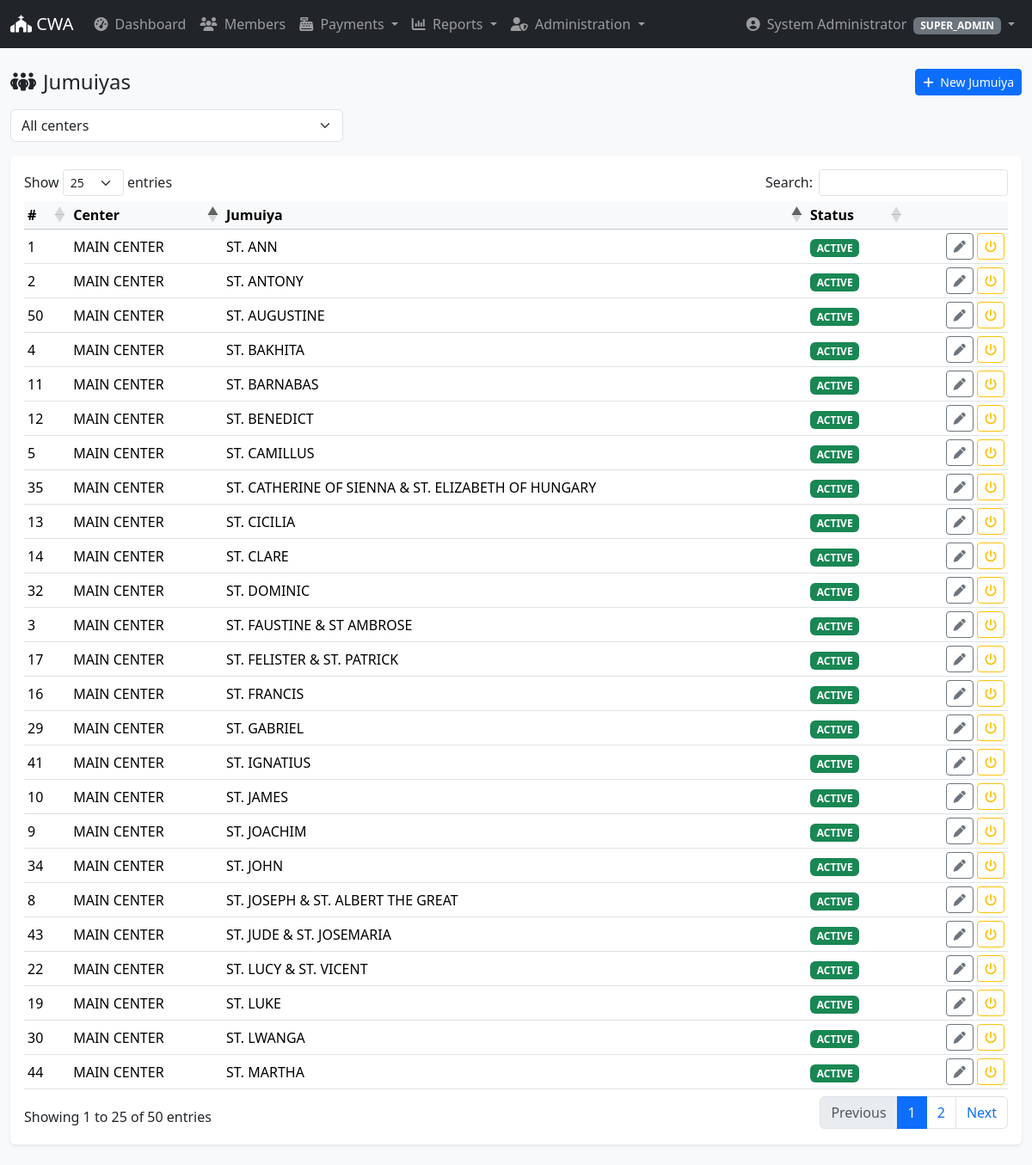
/admin/jumuiyas/index.php (signed in), run on the app's committed database.
### tables this page shows
CREATE TABLE `jumuiyas` (
  `id` int(10) unsigned NOT NULL AUTO_INCREMENT,
  `center_id` int(10) unsigned NOT NULL,
  `name` varchar(150) NOT NULL,
  `code` varchar(30) DEFAULT NULL,
  `status` enum('ACTIVE','INACTIVE') NOT NULL DEFAULT 'ACTIVE',
  `created_at` datetime NOT NULL DEFAULT current_timestamp(),
  `updated_at` datetime NOT NULL DEFAULT current_timestamp() ON UPDATE current_timestamp(),
  PRIMARY KEY (`id`),
  UNIQUE KEY `uq_jumuiya_name_center` (`center_id`,`name`),
  KEY `idx_jumuiya_center` (`center_id`),
  CONSTRAINT `fk_jumuiya_center` FOREIGN KEY (`center_id`) REFERENCES `centers` (`id`) ON UPDATE CASCADE
);

CREATE TABLE `centers` (
  `id` int(10) unsigned NOT NULL AUTO_INCREMENT,
  `parish_id` int(10) unsigned NOT NULL,
  `name` varchar(150) NOT NULL,
  `code` varchar(30) DEFAULT NULL,
  `welfare_enabled` tinyint(1) NOT NULL DEFAULT 0,
  `status` enum('ACTIVE','INACTIVE') NOT NULL DEFAULT 'ACTIVE',
  `created_at` datetime NOT NULL DEFAULT current_timestamp(),
  `updated_at` datetime NOT NULL DEFAULT current_timestamp() ON UPDATE current_timestamp(),
  PRIMARY KEY (`id`),
  UNIQUE KEY `uq_center_name_parish` (`parish_id`,`name`),
  KEY `idx_center_parish` (`parish_id`),
  CONSTRAINT `fk_center_parish` FOREIGN KEY (`parish_id`) REFERENCES `parishes` (`id`) ON UPDATE CASCADE
);

### classes/Db.php (called while the page is built, shortened)
<?php
class Db
{
    private static ?PDO $pdo = null;
    public static function conn(): PDO
    {
        if (self::$pdo === null) {
            $config = require __DIR__ . '/../config/config.php';
            $db = $config['db'];
            $dsn = "mysql:host={$db['host']};port={$db['port']};dbname={$db['database']};charset={$db['charset']}";
            self::$pdo = new PDO($dsn, $db['username'], $db['password'], [
                PDO::ATTR_ERRMODE            => PDO::ERRMODE_EXCEPTION,
                PDO::ATTR_DEFAULT_FETCH_MODE => PDO::FETCH_ASSOC,
                PDO::ATTR_EMULATE_PREPARES   => false,
            ]);
        }
        return self::$pdo;
    }
    public static function q(string $sql, array $params = []): PDOStatement
    {
        $st = self::conn()->prepare($sql);
        $st->execute($params);
        return $st;
    }
    public static function all(string $sql, array $p = []): array
    {
        return self::q($sql, $p)->fetchAll();
    }
}

### includes/helpers.php (called while the page is built, shortened)
<?php
function e(?string $v): string
{
    return htmlspecialchars((string)$v, ENT_QUOTES, 'UTF-8');
}

### includes/csrf.php (called while the page is built, shortened)
<?php
function csrf_token(): string
{
    return $_SESSION['csrf'];
}

### admin/jumuiyas/index.php (the view, shortened to what this page needs)
<?php
$sql = "SELECT j.id, j.name, j.status,
               c.name AS center_name, c.id AS center_id
          FROM jumuiyas j
          JOIN centers c ON c.id = j.center_id";
$params = [];
$sql .= " ORDER BY c.name, j.name";
$jumuiyas = Db::all($sql, $params);
require __DIR__ . '/../../templates/layout/header.php';
?>
<div class="d-flex justify-content-between align-items-center mb-3">
    <h4 class="mb-0"><i class="fa-solid fa-people-group me-2"></i>Jumuiyas</h4>
    <a href="create.php" class="btn btn-primary btn-sm">
        <i class="fa-solid fa-plus me-1"></i> New Jumuiya
    </a>
</div>
<form class="row g-2 mb-3" method="get">
    <div class="col-md-4">
        <select name="center_id" class="form-select" onchange="this.form.submit()">
            <option value="">All centers</option>
        </select>
    </div>
</form>
<div class="card shadow-sm border-0">
    <div class="card-body">
        <table id="tblJumuiyas" class="table table-sm table-hover align-middle">
            <thead class="table-light">
                <tr>
                    <th>#</th>
                    <th>Center</th>
                    <th>Jumuiya</th>
                    <th>Status</th>
                    <th></th>
                </tr>
            </thead>
            <tbody>
                <?php foreach ($jumuiyas as $j): ?>
                    <tr>
                        <td><?= (int)$j['id'] ?></td>
                        <td><?= e($j['center_name']) ?></td>
                        <td><?= e($j['name']) ?></td>
                        <td>
                            <span class="badge bg-<?= $j['status'] === 'ACTIVE' ? 'success' : 'secondary' ?>">
                                <?= e($j['status']) ?>
                            </span>
                        </td>
                        <td class="text-end">
                            <a href="edit.php?id=<?= (int)$j['id'] ?>" class="btn btn-sm btn-outline-secondary">
                                <i class="fa-solid fa-pen"></i>
                            </a>
                            <a href="toggle.php?id=<?= (int)$j['id'] ?>&csrf=<?= csrf_token() ?>"
                                class="btn btn-sm btn-outline-<?= $j['status'] === 'ACTIVE' ? 'warning' : 'success' ?> btn-toggle"
                                data-name="<?= e($j['name']) ?>"
                                data-action="<?= $j['status'] === 'ACTIVE' ? 'Deactivate' : 'Activate' ?>">
                                <i class="fa-solid fa-power-off"></i>
                            </a>
                        </td>
                    </tr>
                <?php endforeach; ?>
            </tbody>
        </table>
    </div>
</div>
<?php require __DIR__ . '/../../templates/layout/footer.php'; ?>

### data on the page
jumuiyas: id "1", center.name "MAIN CENTER", name "ST. ANN", status "ACTIVE"
jumuiyas: id "2", center.name "MAIN CENTER", name "ST. ANTONY", status "ACTIVE"
jumuiyas: id "50", center.name "MAIN CENTER", name "ST. AUGUSTINE", status "ACTIVE"
jumuiyas: id "4", center.name "MAIN CENTER", name "ST. BAKHITA", status "ACTIVE"
jumuiyas: id "11", center.name "MAIN CENTER", name "ST. BARNABAS", status "ACTIVE"
jumuiyas: id "12", center.name "MAIN CENTER", name "ST. BENEDICT", status "ACTIVE"
jumuiyas: id "5", center.name "MAIN CENTER", name "ST. CAMILLUS", status "ACTIVE"
jumuiyas: id "35", center.name "MAIN CENTER", name "ST. CATHERINE OF SIENNA & ST. ELIZABETH OF HUNGARY", status "ACTIVE"
jumuiyas: id "13", center.name "MAIN CENTER", name "ST. CICILIA", status "ACTIVE"
jumuiyas: id "14", center.name "MAIN CENTER", name "ST. CLARE", status "ACTIVE"
jumuiyas: id "32", center.name "MAIN CENTER", name "ST. DOMINIC", status "ACTIVE"
jumuiyas: id "3", center.name "MAIN CENTER", name "ST. FAUSTINE & ST AMBROSE", status "ACTIVE"
jumuiyas: id "17", center.name "MAIN CENTER", name "ST. FELISTER & ST. PATRICK", status "ACTIVE"
jumuiyas: id "16", center.name "MAIN CENTER", name "ST. FRANCIS", status "ACTIVE"
jumuiyas: id "29", center.name "MAIN CENTER", name "ST. GABRIEL", status "ACTIVE"
jumuiyas: id "41", center.name "MAIN CENTER", name "ST. IGNATIUS", status "ACTIVE"
jumuiyas: id "10", center.name "MAIN CENTER", name "ST. JAMES", status "ACTIVE"
jumuiyas: id "9", center.name "MAIN CENTER", name "ST. JOACHIM", status "ACTIVE"
jumuiyas: id "34", center.name "MAIN CENTER", name "ST. JOHN", status "ACTIVE"
jumuiyas: id "8", center.name "MAIN CENTER", name "ST. JOSEPH & ST. ALBERT THE GREAT", status "ACTIVE"
jumuiyas: id "43", center.name "MAIN CENTER", name "ST. JUDE & ST. JOSEMARIA", status "ACTIVE"
jumuiyas: id "22", center.name "MAIN CENTER", name "ST. LUCY & ST. VICENT", status "ACTIVE"
jumuiyas: id "19", center.name "MAIN CENTER", name "ST. LUKE", status "ACTIVE"
jumuiyas: id "30", center.name "MAIN CENTER", name "ST. LWANGA", status "ACTIVE"
jumuiyas: id "44", center.name "MAIN CENTER", name "ST. MARTHA", status "ACTIVE"

### other printed values
$user['full_name'] "System Administrator"
$user['role_name'] "SUPER_ADMIN"
